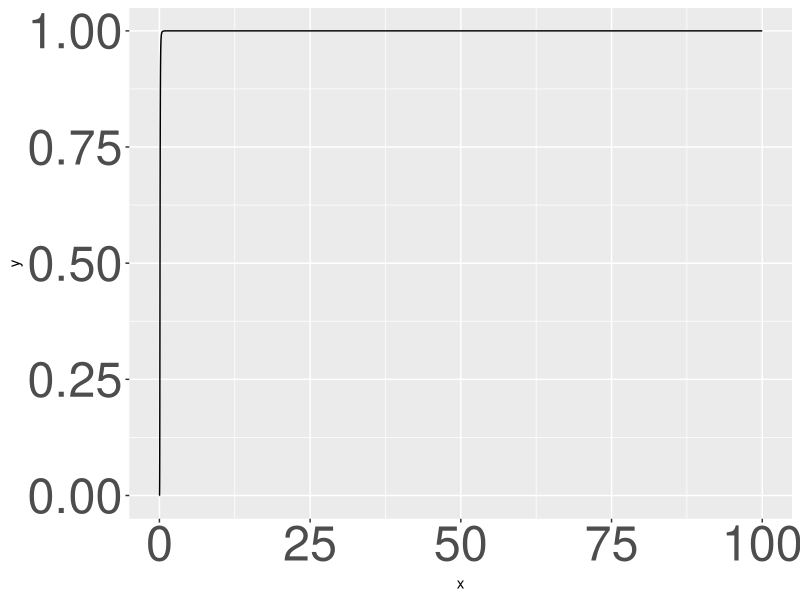
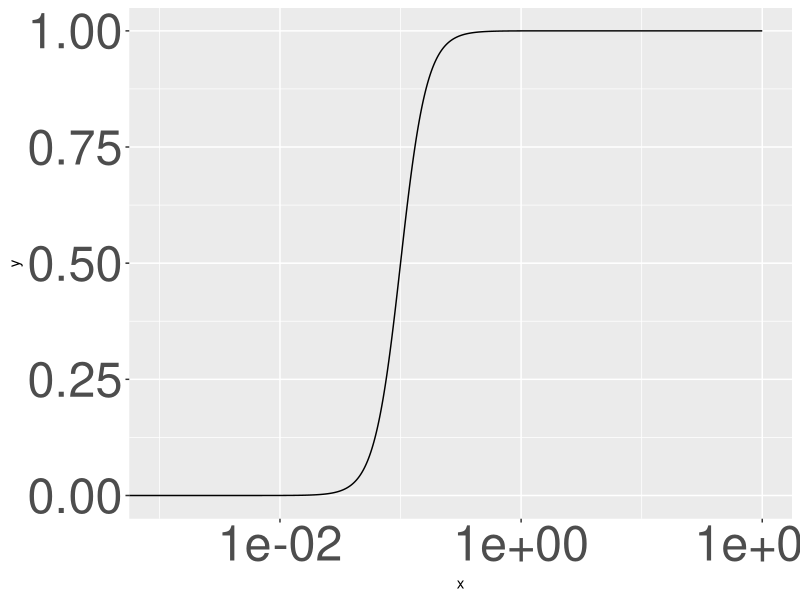

Write R code to recreate these figures, in order. (Note: this script raises an error after producing the figures.)

library(ggplot2)

MAXVAL=100
x = seq(0,MAXVAL,MAXVAL/100000)
# y = 5*x^2
K_half = 0.1; n_H=4
y = x^n_H / (x^n_H + K_half^n_H)

ggplot(data.frame(x=x, y=y), aes(x=x, y=y))+
    geom_line()+
    xlim(c(0,MAXVAL))+
    ylim(c(0,1))+
    theme(axis.text.x = element_text(size=35),
          axis.text.y = element_text(size=35))

# log scale of the plot
ggplot(data.frame(x=x, y=y), aes(x=x, y=y))+
    geom_line()+
    xlim(c(0,MAXVAL))+
    ylim(c(0,1))+
    scale_x_log10()+
    theme(axis.text.x = element_text(size=35),
          axis.text.y = element_text(size=35))

# now manually rescale
log_x = log10(x) # x = (10^log_x)
y_log_x = (10^log_x)^n_H / ((10^log_x)^n_H + K_half^n_H)
#y_w_logx = 5*(10^log10(x))^2
#y_w_logx = 5*(10^log_x)^2
ggplot(data.frame(x=log_x, y=y_w_logx), aes(x=x, y=y))+
    geom_line()+
    theme(axis.text.x = element_text(size=35),
          axis.text.y = element_text(size=35))
